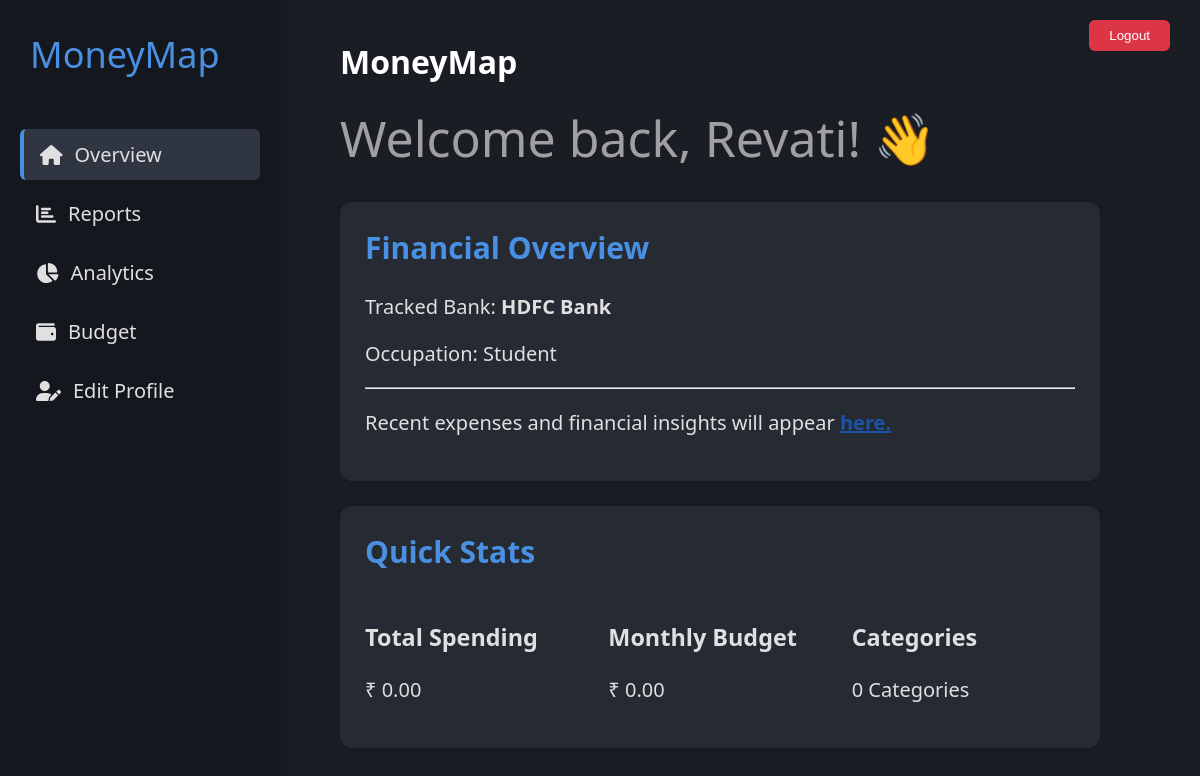
The app's page /accounts/dashboard/ (signed in), older data.
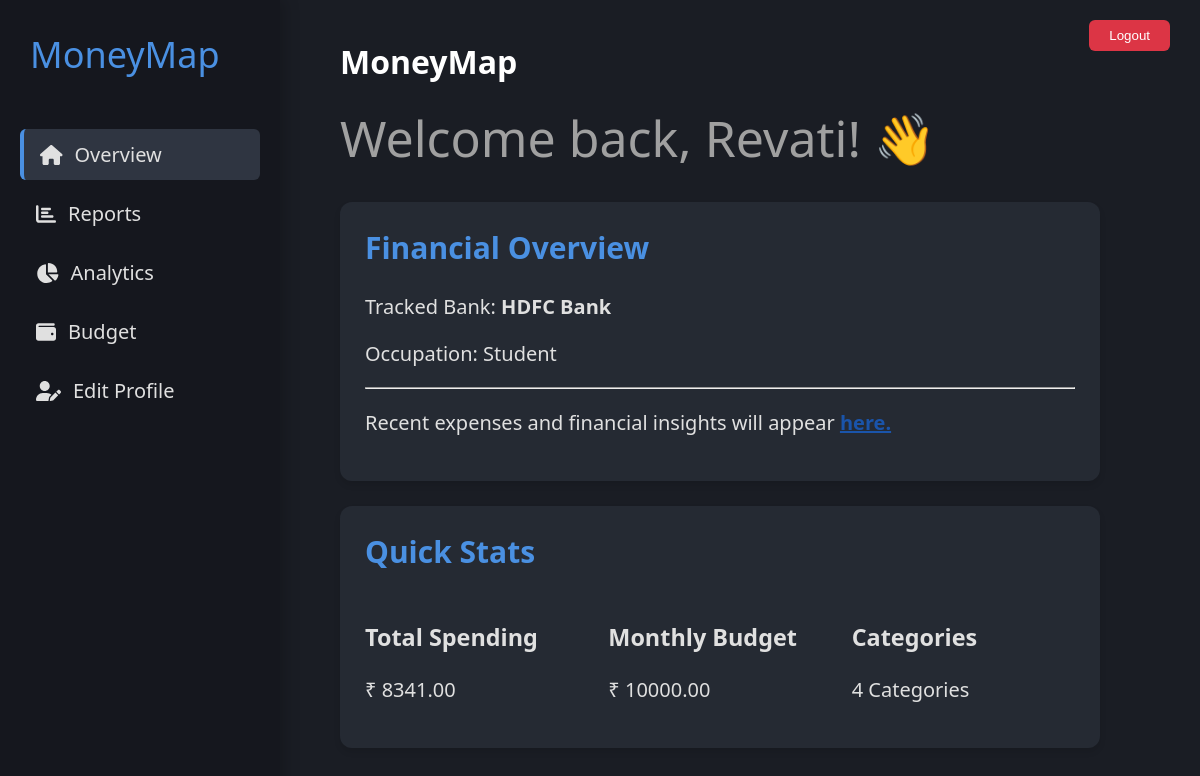
The same page, newer data.
### accounts/models.py (models this page shows, shortened)
class Profile(models.Model):
    user = models.OneToOneField(settings.AUTH_USER_MODEL, on_delete=models.CASCADE, related_name='profile') # Added related_name
    occupation = models.CharField(max_length=100, blank=True, null=True)
    bank_to_track = models.CharField(
        max_length=50,
        choices=BANK_CHOICES,
        default='HDFC',
        blank=False,
        null=False
    )

### budgeting/models.py (models this page shows, shortened)
class Budget(models.Model):
    user = models.ForeignKey(User, on_delete=models.CASCADE)
    amount = models.DecimalField(max_digits=12, decimal_places=2)
    month = models.IntegerField()
    year = models.IntegerField()
    created_at = models.DateTimeField(auto_now_add=True)
    updated_at = models.DateTimeField(auto_now=True)
    class Meta:
        app_label = 'budgeting'  # Explicitly define app_label
        unique_together = ['user', 'month', 'year']

### accounts/views.py (the view)
# urls.py: path('dashboard/', views.dashboard_view, name='dashboard'),
def dashboard_view(request):
    total_spending = get_total_spending_current_month(request.user)
    monthly_budget = get_current_month_budget(request.user)
    num_categories = get_num_spending_categories(request.user)
    context = {
        'total_spending': total_spending,
        'monthly_budget': monthly_budget,
        'num_categories': num_categories,
    }
    return render(request, 'accounts/dashboard.html', context)

### budgeting/utils.py (called while the page is built)
def get_current_month_budget(user):
    now = timezone.now()
    try:
        budget = Budget.objects.get(user=user, month=now.month, year=now.year).amount
    except Budget.DoesNotExist:
        budget = 0.0
    return budget

### accounts/templates/accounts/dashboard.html (shortened to what this page needs)
{% extends 'base.html' %}
{% load static %}
{% block content %}
    <h1>MoneyMap</h1>
    <div class="welcome-message">
        Welcome back, {{ user.first_name|default:user.username }}! 👋
    </div>
    <div class="content-card">
        <h2>Financial Overview</h2>
        <p>Tracked Bank: <strong>{{ user.profile.get_bank_to_track_display }}</strong></p>
        <p>Occupation: {{ user.profile.occupation|default:"Not specified" }}</p>
        <hr>
        <p>Recent expenses and financial insights will appear <a href="{% url 'emailparser:fetch_expenses' %}">here.</a></p>
    </div>
    <div class="content-card">
        <h2>Quick Stats</h2>
        <div style="display: grid; grid-template-columns: repeat(3, 1fr); gap: 20px;">
            <div class="stat-box">
                <h3>Total Spending</h3>
                <p>₹ {{ total_spending|floatformat:2 }}</p>
            </div>
            <div class="stat-box">
                <h3>Monthly Budget</h3>
                <p>₹ {{ monthly_budget|floatformat:2 }}</p>
            </div>
            <div class="stat-box">
                <h3>Categories</h3>
                <p>{{ num_categories }} Categories</p>
            </div>
        </div>
    </div>
{% endblock %}

### templates/base.html (shortened to what this page needs)
<!DOCTYPE html>
<html lang="en">
<head>
    {% load static %}
    <link rel="stylesheet" href="{% static 'css/styles.css' %}">
    <link rel="stylesheet" href="https://cdnjs.cloudflare.com/ajax/libs/font-awesome/6.0.0/css/all.min.css">
</head>
<body>
    <nav class="sidebar" id="sidebar">
        <div class="logo">MoneyMap</div>
        <ul class="nav-menu">
            <li class="nav-item active">
                <a href="{% url 'emailparser:fetch_expenses' %}" class="nav-link">
                    <i class="fas fa-home"></i>
                    <span>Overview</span>
                </a>
            </li>
            <li class="nav-item">
                <a href="#" class="nav-link">
                    <i class="fas fa-chart-bar"></i>
                    Reports
                </a>
            </li>
            <li class="nav-item">
                <a class="nav-link" href="{% url 'analytics:dashboard' %}">
                    <i class="fas fa-chart-pie"></i>
                    Analytics
                </a>
            </li>
            <li class="nav-item">
                <a href="{% url 'budget_page' %}" class="nav-link">
                    <i class="fas fa-wallet"></i>
                    Budget
                </a>
            </li>
            <li class="nav-item">
                <a href="{% url 'edit_profile' %}" class="nav-link">
                    <i class="fas fa-user-edit"></i>
                    Edit Profile
                </a>
            </li>
        </ul>
    </nav>
    <div class="main-content">
        <form class="logout-form" method="post" action="{% url 'logout' %}">
            <button type="submit">Logout</button>
        </form>
        {% block content %}{% endblock %}
    </div>
</body>
</html>

### static/css/styles.css (style rules this page uses)
:root { --sidebar-width: 240px; --collapsed-width: 60px; --primary-color: #4a90e2; --dark-bg: #1a1d24; --darker-bg: #15171e; --content-bg: #252a33; --hover-bg: #2f3541; }
body { font-family: 'Segoe UI', sans-serif; background-color: var(--dark-bg); color: #e0e0e0; margin: 0; min-height: 100vh; }
.sidebar { position: fixed; left: 0; top: 0; bottom: 0; width: var(--sidebar-width); background-color: var(--darker-bg); padding: 20px; box-shadow: 4px 0 15px rgba(0,0,0,0.2); transition: all 0.3s ease; z-index: 1000; font-size: 20px; }
.main-content { margin-left: var(--sidebar-width); padding: 30px; transition: all 0.3s ease; }
.main-content { margin-left: var(--sidebar-width); padding: 40px 100px; }
.logo { font-size: 2.25rem; color: var(--primary-color); margin-bottom: 40px; padding: 10px; }
.nav-menu { list-style: none; padding: 0; margin: 0; }
.nav-item { margin: 8px 0; border-radius: 6px; transition: all 0.3s ease; }
.nav-link { color: #e0e0e0; text-decoration: none; padding: 12px 16px; display: flex; align-items: center; gap: 12px; font-size: 1.25rem; }
.active { background-color: var(--hover-bg); border-left: 4px solid var(--primary-color); }
.content-card { background-color: var(--content-bg); border-radius: 12px; padding: 25px; margin-bottom: 25px; box-shadow: 0 4px 6px rgba(0,0,0,0.1); font-size: 20px; }
.logout-form { position: absolute; top: 20px; right: 30px; }
.logout-form button { background-color: #dc3545; color: white; padding: 8px 20px; border: none; border-radius: 6px; cursor: pointer; transition: background-color 0.3s ease; }
h1 { color: #fff; margin-top: 0; }
h2 { color: var(--primary-color); margin-top: 0; }
.welcome-message { font-size: 50px; color: #a0a0a0; margin-bottom: 30px; }

### accounts/templates/accounts/dashboard.html (style rules this page uses)
.main-content a { color: rgb(26, 84, 170); font-weight: bold; }

Row changes from the older to the newer data that the page shows:
added Budget: amount "10000.00"
Text that changed along with them:
{{ total_spending|floatformat:2 }}: "0.00" → "8341.00"
{{ num_categories }}: "0" → "4"
{{ monthly_budget|floatformat:2 }}: "0.00" → (not shown)
